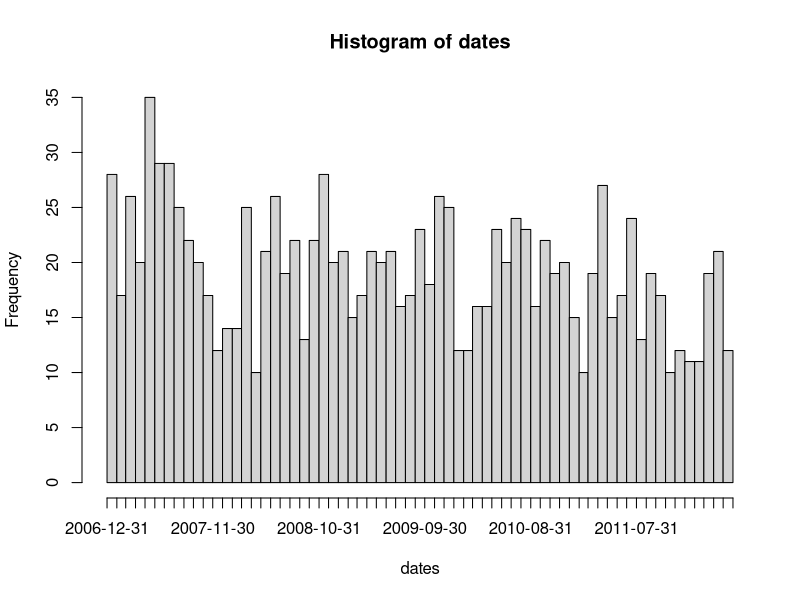
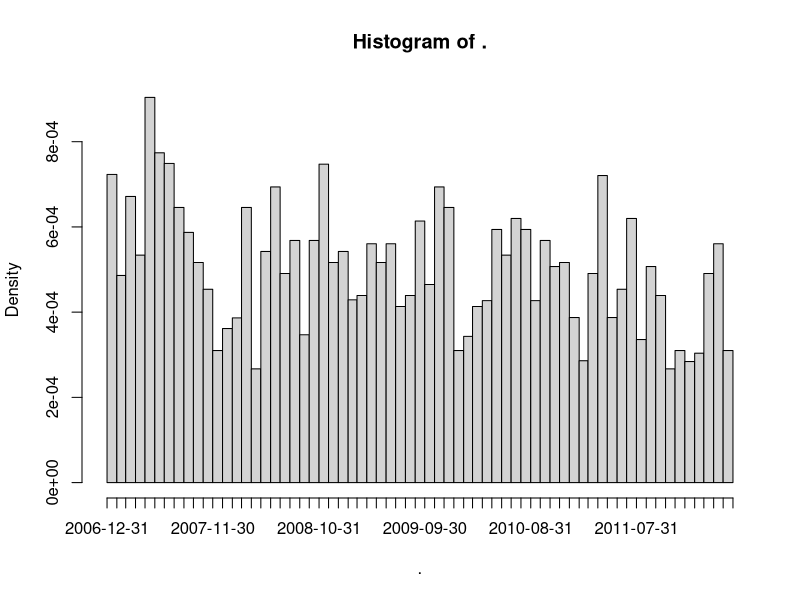

The R source for these figures, in order:
## ---- chunk 1
knitr::opts_chunk$set(echo = TRUE)
## ---- chunk 2
library(tidyverse)
## ---- chunk 3
homicides <- readLines(con = "homicides.txt")
homicides[1]
homicides[1000]
## ---- chunk 4
grep("iconHomicideShooting", homicides) %>% length()
grep("iconHomicideShooting|icon_homicide_shooting", homicides) %>% length()
grep("Cause: shooting", homicides) %>% length()
grep("Cause: [Ss]hooting", homicides) %>% length()
grep("[Ss]hooting", homicides) %>% length()
## ---- chunk 5
i <- grep("[Cc]ause: [Ss]hooting", homicides)
j <- grep("[Ss]hooting", homicides)
str(i)
str(j)
setdiff(j, i)
## ---- chunk 6
x <- regexpr(pattern = "<dd>[F\f]ound(.*?)</dd>", text = homicides[1:10])
## ---- chunk 7
y <- substr(homicides[1:10], start = x, stop = (x + attr(x, "match.length")) - 1)
## ---- chunk 8
d <- gsub("<dd>[F|f]ound on |</dd>", "", y)
as.Date(d, format = "%B %d, %Y")
## ---- chunk 9
x <- regexec("<dd>[F|f]ound on (.*?)</dd>", homicides[1])
## ---- chunk 10
substr(homicides[1], start = x[[1]][2], stop = (x[[1]][2] + attr(x[[1]], "match.length")[2]) - 1)
## ---- chunk 11
r <- regexec(pattern = "<dd>[F|f]ound on (.*?)</dd>", homicides)
m <- regmatches(homicides, r)
date <- sapply(m, function(x) x[2])
dates <- as.Date(date, "%B %d, %Y")
hist(dates, "month", freq = T)
## ---- chunk 12
sapply(regmatches(homicides, r), function(x)x[2]) %>% as.Date(format = "%B %d, %Y") %>% hist("month")
